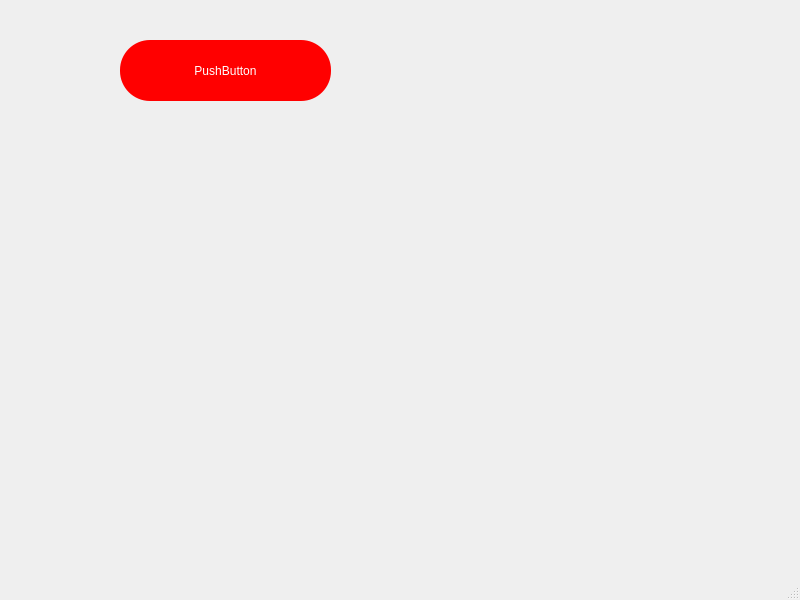
<?xml version="1.0" encoding="UTF-8"?>
<ui version="4.0">
 <class>MainWindow</class>
 <widget class="QMainWindow" name="MainWindow">
  <property name="geometry">
   <rect>
    <x>0</x>
    <y>0</y>
    <width>800</width>
    <height>600</height>
   </rect>
  </property>
  <property name="windowTitle">
   <string>MainWindow</string>
  </property>
  <widget class="QWidget" name="centralwidget">
   <widget class="QPushButton" name="pushButton">
    <property name="geometry">
     <rect>
      <x>120</x>
      <y>40</y>
      <width>211</width>
      <height>61</height>
     </rect>
    </property>
    <property name="styleSheet">
     <string notr="true">QPushButton
{
   border:none;
   color:white;
   background-color:red;
	font: 500 24pt &quot;Ubuntu Sans&quot;;
border-radius:30px;
}
QPushButton:Hover
{
  background-color:green;
}
QPushButton:pressed
{
background-color:gray;
}</string>
    </property>
    <property name="text">
     <string>PushButton</string>
    </property>
   </widget>
  </widget>
  <widget class="QMenuBar" name="menubar">
   <property name="geometry">
    <rect>
     <x>0</x>
     <y>0</y>
     <width>800</width>
     <height>23</height>
    </rect>
   </property>
  </widget>
  <widget class="QStatusBar" name="statusbar"/>
 </widget>
 <resources/>
 <connections/>
</ui>
